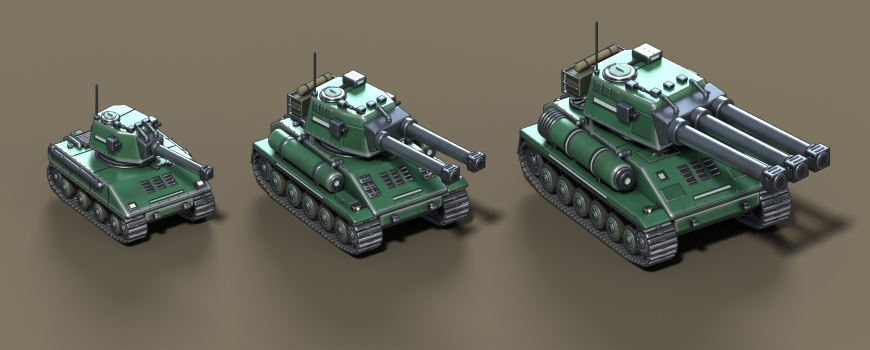
#> input picture docs/tanks/images/family.jpg, 1740 x 700 px, given in place of family.png, which was not available (shown at 1/2 size)
$ python prep2.py
#> lines starting #> are read from the running program, lines starting #| are printed output that depends on the picture
### docs/tanks/source/mockup/compose.py
# helpers to put transparent renders on a ground colour and to recolour with the team mask (linear light)
import numpy as np
from PIL import Image
GROUND = (126, 116, 98)
def s2l(c): return np.where(c <= 0.04045, c / 12.92, ((c + 0.055) / 1.055) ** 2.4)
def l2s(c): c = np.clip(c, 0, 1); return np.where(c <= 0.0031308, 12.92 * c, 1.055 * c ** (1 / 2.4) - 0.055)
def on_ground(src, dst, bg=GROUND, crop=None, scale=None, quality=90):
#> called with src = 'docs/tanks/source/mockup/out/family.png', dst = 'docs/tanks/source/mockup/img/family.jpg', bg = (126, 116, 98), crop = (60, 0, 1800, 700), quality = 90
    im = Image.open(src).convert('RGBA')
    if crop: im = im.crop(crop)
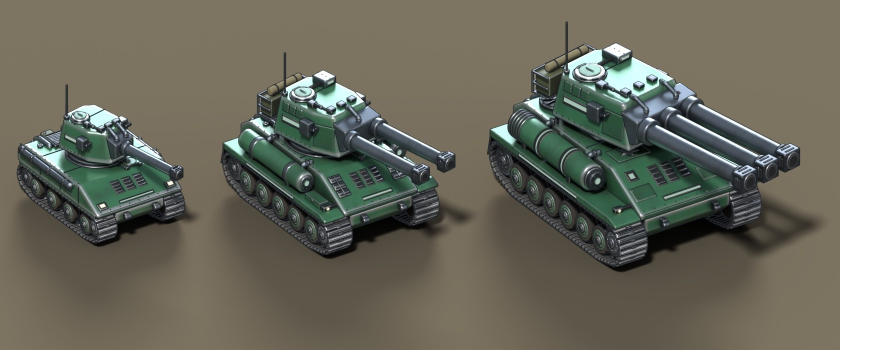
#> im: PIL image 1740x700 RGBA (shown at 1/2 size); mean R, G, B, A 97.7, 96.7, 83.9, 246.2; transparent parts drawn white
    base = Image.new('RGBA', im.size, bg + (255,)); base.alpha_composite(im); out = base.convert('RGB')
#> after `base = Image.new('RGBA', im.size, bg + (255,))`:
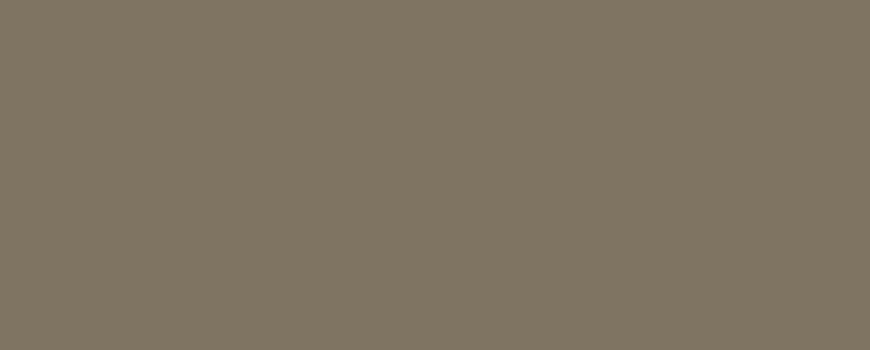
#> base: PIL image 1740x700 RGBA (shown at 1/2 size); mean R, G, B, A 126, 116, 98, 255
#> after `base.alpha_composite(im)`:
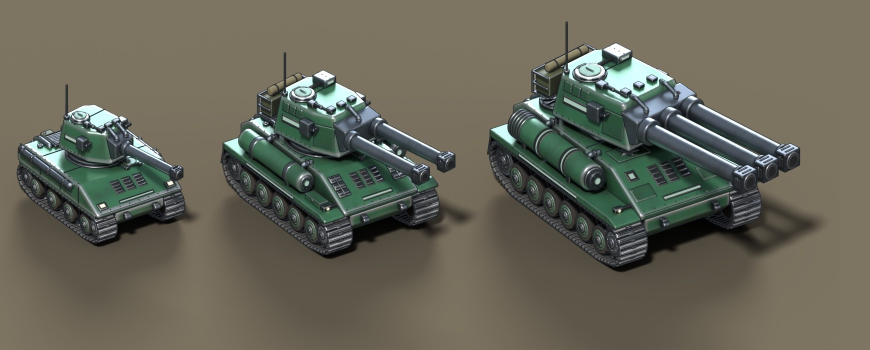
#> base: PIL image 1740x700 RGBA (shown at 1/2 size); mean R, G, B, A 102.1, 100.7, 87.3, 255
    if scale: out = out.resize((round(out.width * scale), round(out.height * scale)), Image.LANCZOS)
    out.save(dst, quality=quality); return out
def hex2rgb(h): h = h.lstrip('#'); return tuple(int(h[i:i + 2], 16) / 255 for i in (0, 2, 4))
# [9 lines left out: function recolor, not called in this run]

### docs/tanks/source/mockup/prep2.py
# Turns the mock.py renders into the pictures used on the canvas boards (ground colour behind, crops, @2x/@1x copies, team recolours).
#   python prep2.py [renders folder] [output folder]        defaults: ./out and ./img
import sys, os, colorsys
HERE = os.path.dirname(os.path.abspath(__file__)); sys.path.insert(0, HERE)
import numpy as np
from compose import *
R = (sys.argv[1] if len(sys.argv) > 1 else os.path.join(HERE, 'out')).rstrip('/\\') + '/'
C = (sys.argv[2] if len(sys.argv) > 2 else os.path.join(HERE, 'img')).rstrip('/\\') + '/'; os.makedirs(C, exist_ok=True)
on_ground(R + 'family.png', C + 'family.jpg', crop=(60, 0, 1800, 700))
for s in ('light', 'medium', 'heavy'): on_ground(R + f'pair_{s}.png', C + f'new_{s}.jpg')
#> (the run stopped early here; a loop or call above may not have finished)

$ run again, with docs/tanks/images/bake_test_heavy.jpg copied over docs/tanks/images/family.jpg
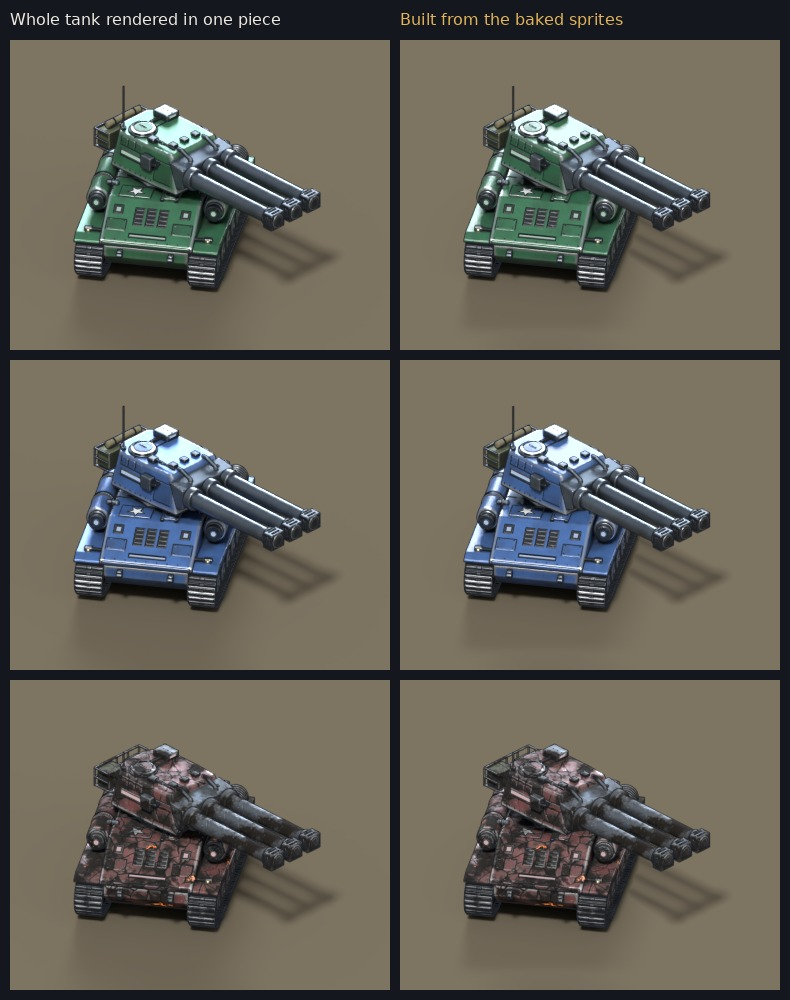
#> input picture docs/tanks/images/bake_test_heavy.jpg, 790 x 1000 px, given in place of family.png, which was not available
#> in on_ground, `if crop: im = im.crop(crop)`:
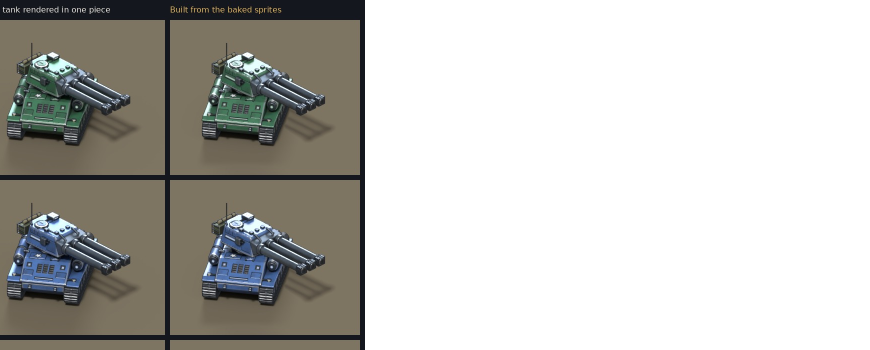
#> im: PIL image 1740x700 RGBA (shown at 1/2 size); mean R, G, B, A 42.8, 42, 37.8, 107; transparent parts drawn white
#> in on_ground, `base.alpha_composite(im)`:
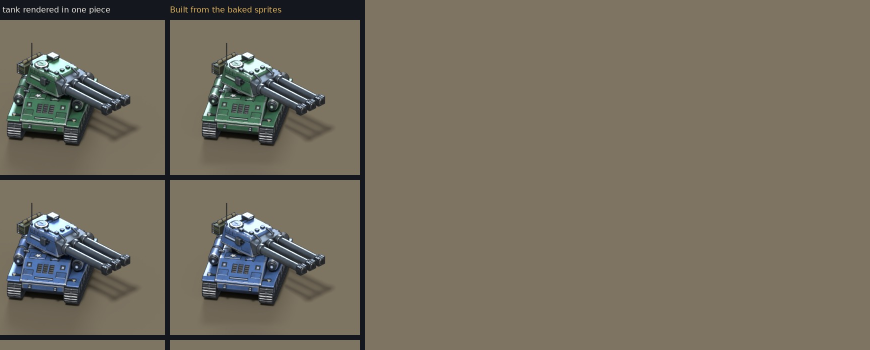
#> base: PIL image 1740x700 RGBA (shown at 1/2 size); mean R, G, B, A 115.9, 109.3, 94.7, 255

$ run again, with docs/tanks/images/directions_32_heavy.jpg copied over docs/tanks/images/family.jpg
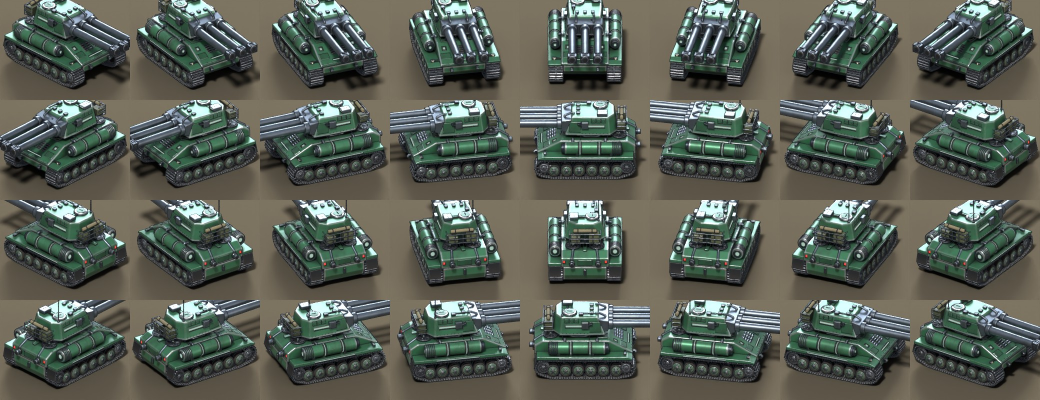
#> input picture docs/tanks/images/directions_32_heavy.jpg, 2080 x 800 px, given in place of family.png, which was not available (shown at 1/2 size)
#> in on_ground, `if crop: im = im.crop(crop)`:
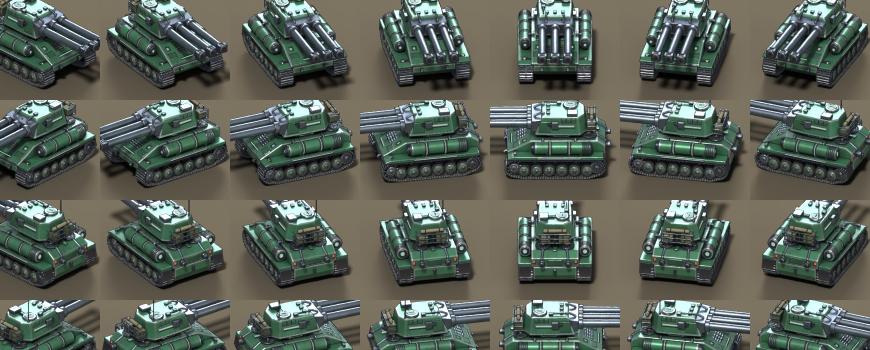
#> im: PIL image 1740x700 RGBA (shown at 1/2 size); mean R, G, B, A 90.8, 97.5, 87.8, 255
